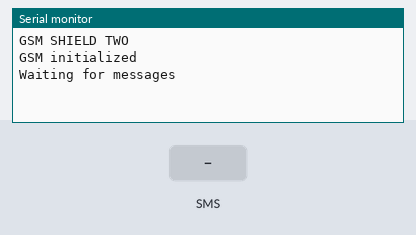
This sketch was run on a simulated Arduino Leonardo, built with avr-gcc and run on an emulated ATmega32U4. Shown: the last lines printed to the serial monitor. Inputs (shaded band) come from the test bench.

Above: at 3.2 s.
3.3 s: text message "1" received
At 4.2 s:
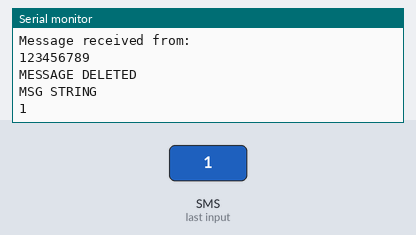
4.8 s: text message "0" received
At 6.0 s:
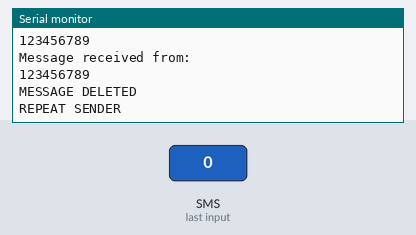
Timing chart, 0 to 7.8 s (numbered marks = the images above; inputs shaded):
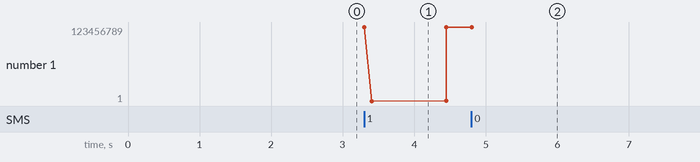

The sketch:

SMS_and_Printer_v8_GSM2.ino
```cpp
#include <GSM.h>

// PIN Number for the SIM
#define PINNUMBER ""

// initialize the library instances
GSM gsmAccess;
GSM_SMS sms;

char GSMshield1[20] = "+16463221076";

// Array to hold the number a SMS is retreived from
char senderNumber[20];
char previousSender1[20];
char previousSender2[20];
char previousSender3[20];
char previousSender4[20];

String msgArray[5]; // for all the messages needed to win (make bigger)

String msg; // each message

byte i = 0;

int LEDs[6] = {
  0,4,5,6,11,12}; // array for the LEDs
int currentLED = 0; // to indicate current LED

boolean fromOtherArduino = false;
boolean repeatSender = false;

boolean printMsgs = false; // to stop printing until winner wins

boolean reset = false;

boolean processing = false;
boolean received = false;

void setup()
{
  // initialize serial communications and wait for port to open:
  Serial.begin(9600);

  while (!Serial) {
    ; // wait for serial port to connect. Needed for Leonardo only
  }

  Serial.println("GSM SHIELD TWO");

  // connection state
  boolean notConnected = true;

  // Start GSM connection
  while(notConnected)
  {
    if(gsmAccess.begin(PINNUMBER)==GSM_READY)
      notConnected = false;
    else
    {
      Serial.println("Not connected");
      delay(1000);
    }
  }

  Serial.println("GSM initialized");
  Serial.println("Waiting for messages");

  delay(50);

}

void loop()
{
  char c;

  // If there are any SMSs available()
  if (sms.available())
  {
    processing = true;
  }

  if (processing == true) {

    Serial.println("Message received from:");

    // Get remote number
    sms.remoteNumber(senderNumber, 20);
    Serial.println(senderNumber);

    if (strcmp(senderNumber, GSMshield1)  == 0) {
      fromOtherArduino = true;
      reset = true;
    }

    else if (strcmp(senderNumber, previousSender1)  == 0 || strcmp(senderNumber, previousSender2)  == 0 || strcmp(senderNumber, previousSender3)  == 0 || strcmp(senderNumber, previousSender4)  == 0) {
      repeatSender = true;
    }

    msg = "";

    // Read message bytes and print them
    while(c=sms.read()) {
      //  Serial.print(c);
      msg.concat(c); // build message string
      delay(5);
    }

    delay(100);

    // Delete message from modem memory
    sms.flush();
    Serial.println("MESSAGE DELETED");

    processing = false;
    received = true;

  }


  if (received == true && fromOtherArduino == false && repeatSender == false && reset == false) {

    Serial.println("MSG STRING");
    Serial.println(msg);

    delay(20);

    sms.beginSMS(senderNumber);
    sms.print("Got it. Get the next person to text."); // reply to sender
    sms.endSMS();

    delay(20);

    currentLED++; // increase LED count
    digitalWrite(LEDs[currentLED], HIGH); // step through array
    Serial.println("Current LED:");
    Serial.println(LEDs[currentLED]);

    msgArray[i] = msg; // add message to array

    if (i == 0) {
      strncpy(previousSender1, senderNumber, 20); // set current sender as previous
      Serial.println("Stored number");
      Serial.println(previousSender1);
    }

    else if (i == 1) {
      strncpy(previousSender2, senderNumber, 20); // set current sender as previous
      Serial.println("Stored number");
      Serial.println(previousSender2);
    }

    else if (i == 2) {
      strncpy(previousSender3, senderNumber, 20); // set current sender as previous
      Serial.println("Stored number");
      Serial.println(previousSender3);
    }

    else if (i == 3) {
      strncpy(previousSender4, senderNumber, 20); // set current sender as previous
      Serial.println("Stored number");
      Serial.println(previousSender4);
    }

    i++;

    received = false;

  }

  else if (received == true && repeatSender == true && fromOtherArduino == false && reset == false) {
    Serial.println("REPEAT SENDER");

    delay(20);

    sms.beginSMS(senderNumber);
    sms.print("You can't text twice in a row. Find a buddy to help you!");
    sms.endSMS();

    delay(20);

    received = false;
    repeatSender = false;

  }

  if (currentLED == 5 && reset == false) {

    printMsgs = true;
    Serial.println("WINNER");
  }


  if (printMsgs == true) {

    Serial.println("SEND TO PRINT LIST");

    for (int n=0; n<1; n++) { // stepping through msg array, need to consider size // BACK TO 5
      sms.beginSMS(GSMshield1);
      sms.print(msgArray[n]); // reply to sender
      sms.endSMS();
      delay(200);
    }

    sms.beginSMS(GSMshield1);
    sms.print("PRINT"); // tell GSMshield1 to print
    sms.endSMS();

    delay(200);

    reset = true;

  }

  if (reset == true) {

    i = 0;

    memset(senderNumber,'\0',20);
    memset(previousSender1,'\0',20);
    memset(previousSender2,'\0',20);
    memset(previousSender3,'\0',20);
    memset(previousSender4,'\0',20);

    msgArray[5] = ("","","","","");

    for (int n=5; n>0; n--) {
      currentLED = n;
      digitalWrite(LEDs[currentLED], LOW);
    }

    currentLED = 0;

    Serial.println("EVERYTHING RESET");
    Serial.println(currentLED);

    received = false;
    fromOtherArduino = false;
    repeatSender = false;
    printMsgs = false;
    processing = false;
    received = false;
    reset = false;

  }

}
```

Measured:
- after the input at 3.3 s, the serial monitor: prints a new line at once (image 1)
- after the input at 4.8 s, the serial monitor: prints a new line after 0.11 s (image 2)
